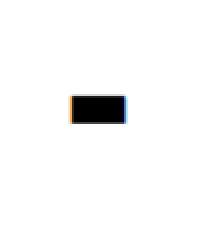
%> input picture src/letters_numbers/-.bmp, 100 x 120 px (shown 2 times larger)
$ octave --eval "result = alphabet;"   (GNU Octave 9; MATLAB toolbox functions it lacks are replaced by stand-ins)
%> lines starting %> are read from the running program, lines starting %| are printed output that depends on the picture; in (x1, y1, x2, y2) boxes, pixels count from 0 and x2, y2 are one past the last pixel; in counts of white or black regions, pixels touching at a corner belong together; the program's own positions count from 1
function alpabet = alphabet()
streep = im2bw(imread('letters_numbers/-.bmp'));
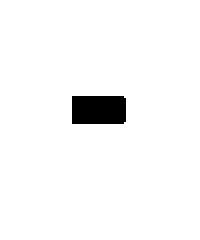
%> streep: size 120x100 logical (shown 2 times larger); 96.9% white; 1 black region, box (x1, y1, x2, y2) and area: (36, 48, 63, 62) 376
zero = im2bw(imread('letters_numbers/0.bmp'));
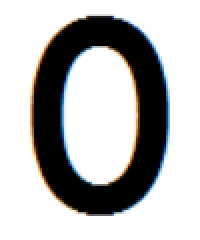
%> input picture src/letters_numbers/0.bmp, 100 x 120 px (shown 2 times larger)
%> zero: size 120x100 logical; 71.4% white; 1 black region, box (x1, y1, x2, y2) and area: (16, 8, 84, 108) 3438
one = im2bw(imread('letters_numbers/1.bmp'));
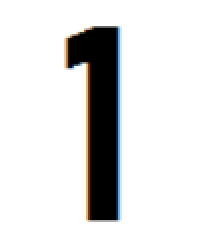
%> input picture src/letters_numbers/1.bmp, 100 x 120 px (shown 2 times larger)
%> one: size 120x100 logical; 86.6% white; 1 black region, box (x1, y1, x2, y2) and area: (34, 13, 59, 110) 1609
two = im2bw(imread('letters_numbers/2.bmp'));
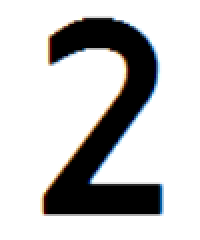
%> input picture src/letters_numbers/2.bmp, 100 x 120 px (shown 2 times larger)
%> two: size 120x100 logical; 77.5% white; 1 black region, box (x1, y1, x2, y2) and area: (22, 9, 81, 107) 2700
three = im2bw(imread('letters_numbers/3.bmp'));
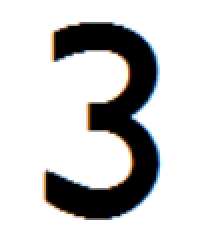
%> input picture src/letters_numbers/3.bmp, 100 x 120 px (shown 2 times larger)
%> three: size 120x100 logical; 79% white; 1 black region, box (x1, y1, x2, y2) and area: (23, 11, 80, 110) 2521
four = im2bw(imread('letters_numbers/4.bmp'));
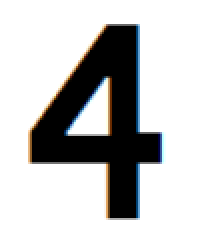
%> input picture src/letters_numbers/4.bmp, 100 x 120 px (shown 2 times larger)
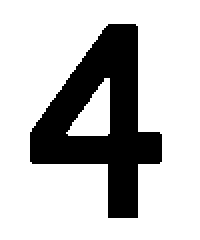
%> four: size 120x100 logical (shown 2 times larger); 75.4% white; 1 black region, box (x1, y1, x2, y2) and area: (15, 12, 81, 109) 2954
%> (the run ends here)
